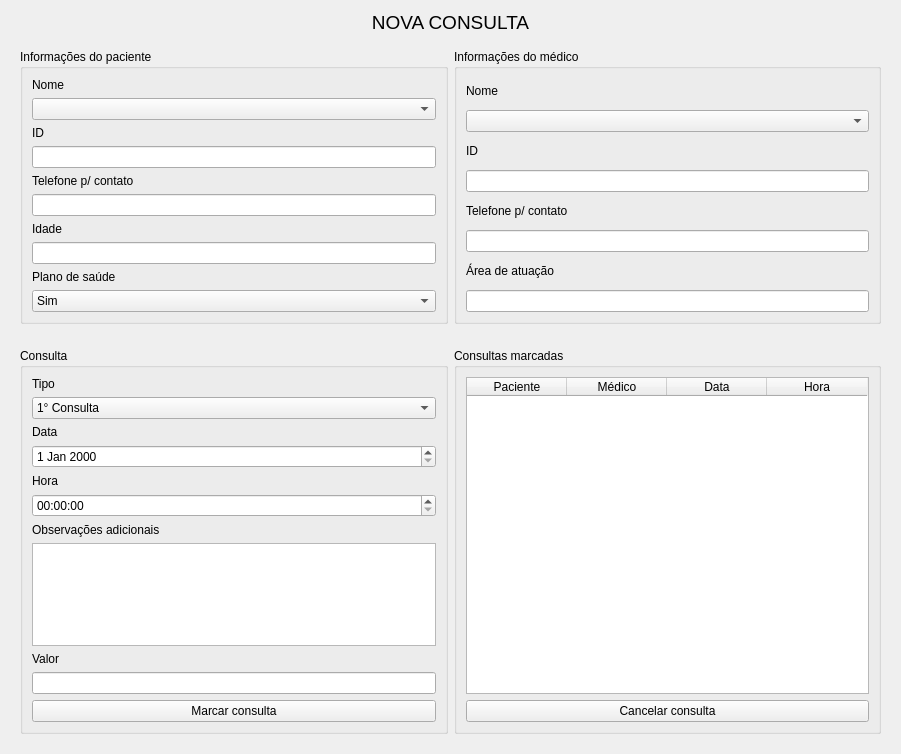
<?xml version="1.0" encoding="UTF-8"?>
<ui version="4.0">
 <class>Form</class>
 <widget class="QWidget" name="Form">
  <property name="geometry">
   <rect>
    <x>0</x>
    <y>0</y>
    <width>901</width>
    <height>754</height>
   </rect>
  </property>
  <property name="windowTitle">
   <string>Nova consulta</string>
  </property>
  <layout class="QVBoxLayout" name="verticalLayout">
   <item>
    <widget class="QLabel" name="label_12">
     <property name="font">
      <font>
       <pointsize>14</pointsize>
      </font>
     </property>
     <property name="text">
      <string>NOVA CONSULTA</string>
     </property>
     <property name="alignment">
      <set>Qt::AlignCenter</set>
     </property>
    </widget>
   </item>
   <item>
    <widget class="QWidget" name="widget_2" native="true">
     <layout class="QHBoxLayout" name="horizontalLayout_5">
      <item>
       <widget class="QGroupBox" name="groupBox">
        <property name="title">
         <string>Informações do paciente</string>
        </property>
        <layout class="QHBoxLayout" name="horizontalLayout">
         <item>
          <layout class="QGridLayout" name="gridLayout">
           <item row="9" column="0">
            <widget class="QLabel" name="label_14">
             <property name="text">
              <string>Plano de saúde</string>
             </property>
            </widget>
           </item>
           <item row="6" column="0">
            <widget class="QLineEdit" name="fone_paciente">
             <property name="readOnly">
              <bool>true</bool>
             </property>
            </widget>
           </item>
           <item row="1" column="0">
            <widget class="QLabel" name="label">
             <property name="text">
              <string>Nome</string>
             </property>
            </widget>
           </item>
           <item row="5" column="0">
            <widget class="QLabel" name="label_2">
             <property name="text">
              <string>Telefone p/ contato</string>
             </property>
            </widget>
           </item>
           <item row="3" column="0">
            <widget class="QLabel" name="label_3">
             <property name="text">
              <string>ID</string>
             </property>
            </widget>
           </item>
           <item row="8" column="0">
            <widget class="QLineEdit" name="idade_paciente">
             <property name="readOnly">
              <bool>true</bool>
             </property>
            </widget>
           </item>
           <item row="4" column="0">
            <widget class="QLineEdit" name="id_paciente">
             <property name="readOnly">
              <bool>true</bool>
             </property>
            </widget>
           </item>
           <item row="2" column="0">
            <widget class="QComboBox" name="combo_paciente"/>
           </item>
           <item row="7" column="0">
            <widget class="QLabel" name="label_4">
             <property name="text">
              <string>Idade</string>
             </property>
            </widget>
           </item>
           <item row="10" column="0">
            <widget class="QComboBox" name="combo_plano">
             <item>
              <property name="text">
               <string>Sim</string>
              </property>
             </item>
             <item>
              <property name="text">
               <string>Não</string>
              </property>
             </item>
            </widget>
           </item>
          </layout>
         </item>
        </layout>
       </widget>
      </item>
      <item>
       <widget class="QGroupBox" name="groupBox_2">
        <property name="title">
         <string>Informações do médico</string>
        </property>
        <layout class="QHBoxLayout" name="horizontalLayout_2">
         <item>
          <layout class="QGridLayout" name="gridLayout_2">
           <item row="3" column="0">
            <widget class="QLineEdit" name="id_medico">
             <property name="readOnly">
              <bool>true</bool>
             </property>
            </widget>
           </item>
           <item row="4" column="0">
            <widget class="QLabel" name="label_7">
             <property name="text">
              <string>Telefone p/ contato</string>
             </property>
            </widget>
           </item>
           <item row="1" column="0">
            <widget class="QComboBox" name="combo_medico"/>
           </item>
           <item row="0" column="0">
            <widget class="QLabel" name="label_5">
             <property name="text">
              <string>Nome</string>
             </property>
            </widget>
           </item>
           <item row="2" column="0">
            <widget class="QLabel" name="label_6">
             <property name="text">
              <string>ID</string>
             </property>
            </widget>
           </item>
           <item row="5" column="0">
            <widget class="QLineEdit" name="fone_medico">
             <property name="readOnly">
              <bool>true</bool>
             </property>
            </widget>
           </item>
           <item row="6" column="0">
            <widget class="QLabel" name="label_8">
             <property name="text">
              <string>Área de atuação</string>
             </property>
            </widget>
           </item>
           <item row="7" column="0">
            <widget class="QLineEdit" name="area_medico">
             <property name="readOnly">
              <bool>true</bool>
             </property>
            </widget>
           </item>
          </layout>
         </item>
        </layout>
       </widget>
      </item>
     </layout>
    </widget>
   </item>
   <item>
    <widget class="QWidget" name="widget" native="true">
     <layout class="QHBoxLayout" name="horizontalLayout_3">
      <item>
       <widget class="QGroupBox" name="groupBox_3">
        <property name="title">
         <string>Consulta</string>
        </property>
        <layout class="QHBoxLayout" name="horizontalLayout_4">
         <item>
          <layout class="QGridLayout" name="gridLayout_3">
           <item row="8" column="0">
            <widget class="QLabel" name="label_15">
             <property name="text">
              <string>Valor</string>
             </property>
            </widget>
           </item>
           <item row="3" column="0">
            <widget class="QDateEdit" name="dateEdit"/>
           </item>
           <item row="2" column="0">
            <widget class="QLabel" name="label_9">
             <property name="text">
              <string>Data</string>
             </property>
            </widget>
           </item>
           <item row="6" column="0">
            <widget class="QLabel" name="label_10">
             <property name="text">
              <string>Observações adicionais</string>
             </property>
            </widget>
           </item>
           <item row="10" column="0">
            <widget class="QPushButton" name="pushButton_2">
             <property name="text">
              <string>Marcar consulta</string>
             </property>
            </widget>
           </item>
           <item row="0" column="0">
            <widget class="QLabel" name="label_13">
             <property name="text">
              <string>Tipo</string>
             </property>
            </widget>
           </item>
           <item row="5" column="0">
            <widget class="QTimeEdit" name="timeEdit"/>
           </item>
           <item row="7" column="0">
            <widget class="QTextEdit" name="textEdit"/>
           </item>
           <item row="1" column="0">
            <widget class="QComboBox" name="comboBox_3">
             <item>
              <property name="text">
               <string>1° Consulta</string>
              </property>
             </item>
             <item>
              <property name="text">
               <string>Retorno</string>
              </property>
             </item>
            </widget>
           </item>
           <item row="4" column="0">
            <widget class="QLabel" name="label_11">
             <property name="text">
              <string>Hora</string>
             </property>
            </widget>
           </item>
           <item row="9" column="0">
            <widget class="QLineEdit" name="lineEdit_7">
             <property name="readOnly">
              <bool>true</bool>
             </property>
            </widget>
           </item>
          </layout>
         </item>
        </layout>
       </widget>
      </item>
      <item>
       <widget class="QGroupBox" name="groupBox_4">
        <property name="title">
         <string>Consultas marcadas</string>
        </property>
        <layout class="QVBoxLayout" name="verticalLayout_2">
         <item>
          <widget class="QTableWidget" name="tableWidget">
           <column>
            <property name="text">
             <string>Paciente</string>
            </property>
           </column>
           <column>
            <property name="text">
             <string>Médico</string>
            </property>
           </column>
           <column>
            <property name="text">
             <string>Data</string>
            </property>
           </column>
           <column>
            <property name="text">
             <string>Hora</string>
            </property>
           </column>
          </widget>
         </item>
         <item>
          <widget class="QPushButton" name="pushButton">
           <property name="text">
            <string>Cancelar consulta</string>
           </property>
          </widget>
         </item>
        </layout>
       </widget>
      </item>
     </layout>
    </widget>
   </item>
  </layout>
 </widget>
 <resources/>
 <connections/>
</ui>
